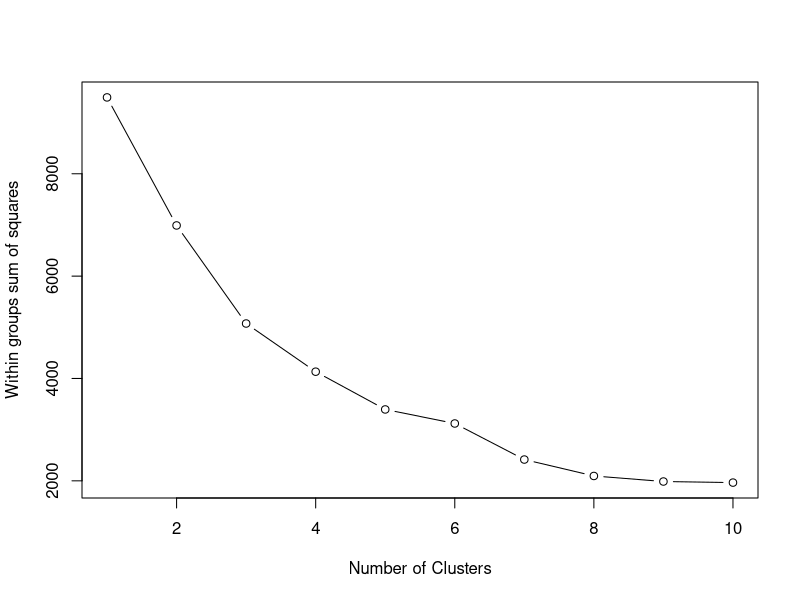
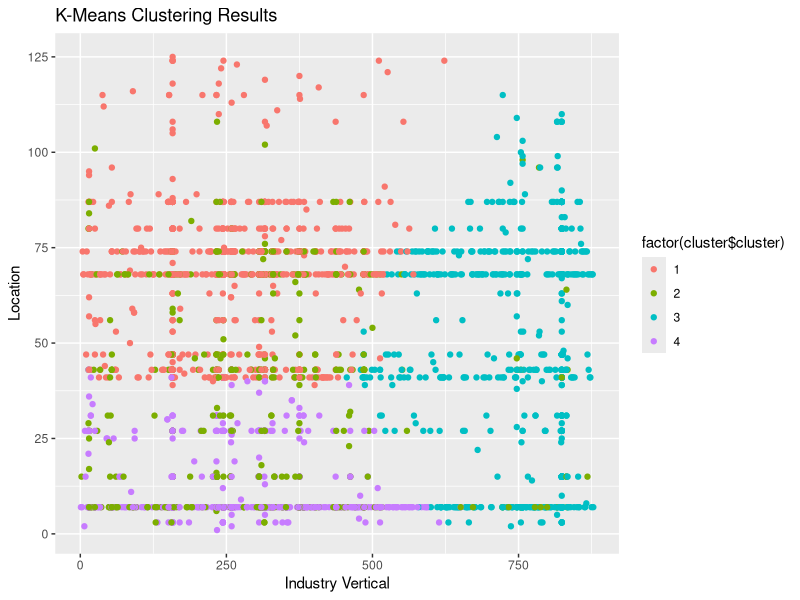

R code for these plots, in order:
## ---- chunk 1
library(dplyr)  
#for data manipulation operations
library(ggplot2)
ds <- read.csv("Funding.csv")
## ---- chunk 2
#Dimension of the data
dim(ds)
#Structure of the data
str(ds)
#Columns in the dataset
names(ds)
#Unique values in Startup column of the dataset
unique(ds$Startup)
#sample data from first 3 rows
head(ds,3)
#sample data from last 3 rows
tail(ds,3)
## ---- chunk 3
#Summary of the data
summary(ds)
#Checking for missing values in the data
any(is.na(ds))
#Checking for the total no. of missing values in the data
sum(is.na(ds))
#Cleaning NA values in the dataset
newset <- na.omit(ds)
#Checking the total no. of missing values in the dataset after performing cleaning operation.
sum(is.na(newset))
## ---- chunk 4
#Structure of the data now
str(newset)
## ---- chunk 5
#Boolean Indexing
newds <- ds[complete.cases(ds),]
sum(is.na(newset))
#Imputation - filling the missing values
#Checking for the total no. of missing values in a particular column - Year
sum(is.na(ds$Year))
#Checking for the total no. of missing values in a particular column - Startup
sum(is.na(ds$Startup))
#Checking for the total no. of missing values in a particular column - Industry Vertical
sum(is.na(ds$Industry.Vertical))
#Checking for the total no. of missing values in a particular column - Location
sum(is.na(ds$Location))
#Checking for the total no. of missing values in a particular column - Investors
sum(is.na(ds$Investors))
#Checking for the total no. of missing values in a particular column - Investment Type
sum(is.na(ds$InvestmentType))
#Checking for the total no. of missing values in a particular column - Amount
sum(is.na(ds$Amount))
## ---- chunk 6
df <- newset
dim(df)
## ---- chunk 7
# Convert variable to factor
df$Industry.Vertical <- factor(df$Industry.Vertical)

# Encode the factor as integers
df$IndustryVerticalEncoded <- as.integer(df$Industry.Vertical)

# View the unique values of the encoded variable
unique(df$IndustryVerticalEncoded)

# Same steps followed for Location and InvestmentType
df$Location <- factor(df$Location)
df$LocationEncoded <- as.integer(df$Location)
unique(df$LocationEncoded)

df$InvestmentType <- factor(df$InvestmentType)
df$InvestmentTypeEncoded <- as.integer(df$InvestmentType)
unique(df$InvestmentTypeEncoded)

## ---- chunk 8
# Variables to be used in clustering
variables <- df[, c("IndustryVerticalEncoded", "LocationEncoded", "InvestmentTypeEncoded")]

# Scale the variables
scaled_variables <- scale(variables)

# Determine the optimal number of clusters using the elbow method
wss <- (nrow(scaled_variables)-1)*sum(apply(scaled_variables,2,var))
for (i in 2:10) wss[i] <- sum(kmeans(scaled_variables, centers=i)$withinss)
plot(1:10, wss, type="b", xlab="Number of Clusters", ylab="Within groups sum of squares")

# Choose the number of clusters
k <- 4

# Perform k-means clustering
set.seed(123)
cluster <- kmeans(scaled_variables, centers=k)

# View the cluster centers
cluster$centers

# View the size of each cluster
table(cluster$cluster)

# Add the cluster labels to the original data frame
df$Cluster <- cluster$cluster

## ---- chunk 9
#Results
selected_cols <- select(df, Startup, Year, Industry.Vertical, Location, InvestmentType, Amount, Cluster)

# Print a random sample of 10 rows
sample_n(selected_cols, 10)
## ---- chunk 10
library(ggplot2)

# Combine the original data and cluster assignments
df_clustered <- cbind(df, cluster$cluster)

# Plot the data with color-coded clusters
ggplot(df_clustered, aes(x=IndustryVerticalEncoded, y=LocationEncoded, color=factor(cluster$cluster))) +
  geom_point() +
  xlab("Industry Vertical") +
  ylab("Location") +
  ggtitle("K-Means Clustering Results")
